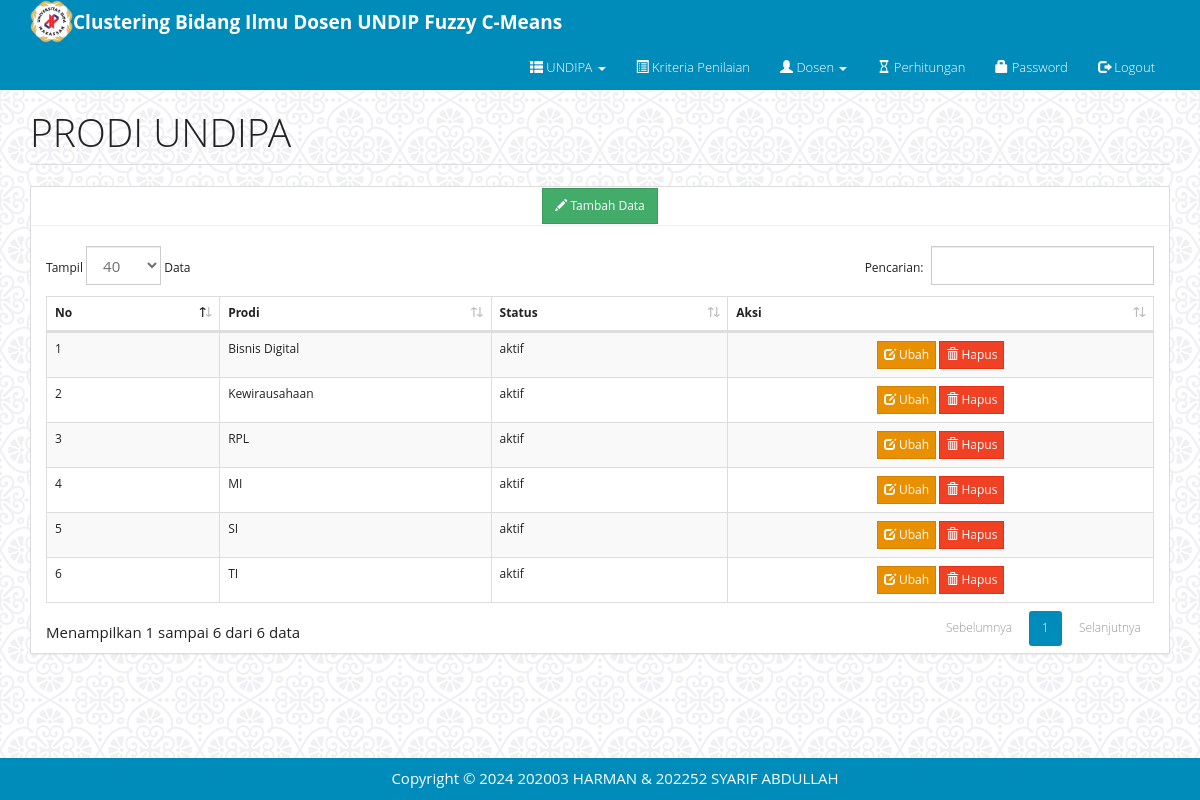
The page /?m=prodi (signed in) on the database its author committed.
### tables this page shows
CREATE TABLE IF NOT EXISTS `tb_prodi` (
  `prodi_id` int NOT NULL AUTO_INCREMENT,
  `nama_prodi` varchar(20) DEFAULT NULL,
  `status` enum('aktif','tidak aktif') DEFAULT NULL,
  PRIMARY KEY (`prodi_id`)
);

### functions.php (called while the page is built, shortened)
<?php
include 'config.php';
include'includes/ez_sql_core.php';
include'includes/ez_sql_mysqli.php';
$db = new ezSQL_mysqli($config['username'], $config['password'], $config['database_name'], $config['server']);
include'includes/general.php';
$mod = $_GET['m'];

### config.php (called while the page is built)
<?php
$config["server"]		='localhost';
$config["username"]		='root';
$config["password"]		='';
$config["database_name"]='cluster_dosen';
?>

### includes/ez_sql_core.php (called while the page is built, shortened)
<?php
	class ezSQLcore
	{
		var $timers           = array();
		function get_host_port( $host, $default = false )
		{
			$port = $default;
			return array( $host, $port );
		}
		function flush()
		{
			$this->last_result = array();
		}
		function get_results($query=null, $output = OBJECT)
		{
			if ( $query )
			{
				$this->query($query);
			}
			if ( $output == OBJECT )
			{
				return $this->last_result;
			}
		}
		function timer_get_cur()
		{
			list($usec, $sec) = explode(" ",microtime());
			return ((float)$usec + (float)$sec);
		}
		function timer_start($timer_name)
		{
			$this->timers[$timer_name] = $this->timer_get_cur();
		}
		function timer_elapsed($timer_name)
		{
			return round($this->timer_get_cur() - $this->timers[$timer_name],2);
		}
	}

### includes/general.php (called while the page is built, shortened)
<?php
function esc_field($str){
    if (!get_magic_quotes_gpc())
        return addslashes($str);
    else
        return $str;
}

### includes/ez_sql_mysqli.php (called while the page is built, shortened)
<?php
	$ezsql_mysqli_str = array
	(
		1 => 'Require $dbuser and $dbpassword to connect to a database server',
		2 => 'Error establishing mySQLi database connection. Correct user/password? Correct hostname? Database server running?',
		3 => 'Require $dbname to select a database',
		4 => 'mySQLi database connection is not active',
		5 => 'Unexpected error while trying to select database'
	);
	class ezSQL_mysqli extends ezSQLcore
	{
		function connect($dbuser='', $dbpassword='', $dbhost='localhost', $dbport=false)
		{
			global $ezsql_mysqli_str; $return_val = false;
			if ( ! $dbuser )
			{
				$this->register_error($ezsql_mysqli_str[1].' in '.__FILE__.' on line '.__LINE__);
				$this->show_errors ? trigger_error($ezsql_mysqli_str[1],E_USER_WARNING) : null;
			}
			else
			{
				$this->dbh = new mysqli($dbhost,$dbuser,$dbpassword, '', $dbport);
				if( $this->dbh->connect_errno )
				{
					$this->register_error($ezsql_mysqli_str[2].' in '.__FILE__.' on line '.__LINE__);
					$this->show_errors ? trigger_error($ezsql_mysqli_str[2],E_USER_WARNING) : null;
				}
				else
				{
					$return_val = true;
				}
			}
			return $return_val;
		}
		function query($query)
		{
			$return_val = 0;
			$query = trim($query);
			$this->result = @$this->dbh->query($query);
			if ( preg_match("/^(insert|delete|update|replace|truncate|drop|create|alter|begin|commit|rollback|set|lock|unlock|call)/i",$query) )
			{
				$is_insert = true;
				$this->rows_affected = @$this->dbh->affected_rows;
				if ( preg_match("/^(insert|replace)\s+/i",$query) )
				{
					$this->insert_id = @$this->dbh->insert_id;
				}
				$return_val = $this->rows_affected;
			}
			else
			{
				$is_insert = false;
				$i=0;
				$num_rows=0;
				while ( $row = @$this->result->fetch_object() )
				{
					$num_rows++;
				}
				$this->num_rows = $num_rows;
				$return_val = $this->num_rows;
			}
			return $return_val;
		}
	}

### prodi.php (the view)
<div class="page-header">
    <h1>PRODI UNDIPA</h1>
</div>
<div class="panel panel-default">
    <div class="panel text-center">
        <a class="btn btn-success btn-sm" href="?m=prodi_tambah"><span class="glyphicon glyphicon-pencil"></span> Tambah Data</a>
    </div>
    <div class="table-responsive">
        <table id="tabel1" class="table table-bordered table-hover table-striped dt-responsive nowrap" width="100%" cellspacing="0">
        <thead>
            <tr>
                <th>No</th>
                <th>Prodi</th>
                <th>Status</th>
                <th>Aksi</th>
            </tr>
        </thead>
        <?php
        $q = esc_field($_GET['q']);
        $rows = $db->get_results("SELECT * FROM tb_prodi WHERE nama_prodi LIKE '%$q%' ORDER BY prodi_id DESC");
        $no=0;
        foreach($rows as $row):?>
        <tr>
            <td><?= ++$no ?></td>
            <td><?=$row->nama_prodi ?></td>
            <td><?=$row->status ?></td>
            <td class="text-center">
                <a class="btn btn-xs btn-warning" href="?m=prodi_ubah&ID=<?=$row->prodi_id?>"><span class="glyphicon glyphicon-edit"></span> Ubah</a>
                <a class="btn btn-xs btn-danger notif-hapus" href="aksi.php?act=prodi_hapus&ID=<?=$row->prodi_id?>"><span class="glyphicon glyphicon-trash"></span> Hapus</a>
            </td>
        </tr>
        <?php endforeach;?>
        </table>
    </div>
</div>

### index.php (shortened to what this page needs)
<?php
  include'functions.php';
?>
<!DOCTYPE html>
<html lang="en">
  <head>
    <link href="assets/css/lia.css" rel="stylesheet"/>
    <link href="assets/css/general.css" rel="stylesheet"/>
    <link href="assets/plugins/datatables/dataTables.bootstrap.css" rel="stylesheet" type="text/css"/>
    <link href="assets/plugins/datatables/responsive.bootstrap.min.css" rel="stylesheet"/>
    <link rel="stylesheet" type="text/css" href="assets/css/sweet/sweetalert.css">
  </head>
  <body background="./assets/images/background.png">
    <nav class="navbar navbar-inverse navbar-static-top">
      <div class="container">
        <div class="navbar-header">
          <img src="./assets/images/LogoUndipa.png" width="43px" height="43px" alt="logo" class="pull-left"/>
          <a class="navbar-brand" href="index.php"><b>Clustering Bidang Ilmu Dosen UNDIP Fuzzy C-Means</b></a>
        </div>
        <div id="navbar" class="navbar-collapse collapse navbar-right">
          <ul class="nav navbar-nav">
            <?php if($_SESSION['login']):?>
            <li class="dropdown">
                <a href="#" class="dropdown-toggle" data-toggle="dropdown" role="button" aria-expanded="false"><span class="glyphicon glyphicon-th-list"></span> UNDIPA <span class="caret"></span></a>
            </li>
            <li>
              <a href="?m=kriteria">
                <span class="glyphicon glyphicon-list-alt"></span> Kriteria Penilaian
              </a>
            </li>
            <li class="dropdown">
                <a href="#" class="dropdown-toggle" data-toggle="dropdown" role="button" aria-expanded="false"><span class="glyphicon glyphicon-user"></span> Dosen <span class="caret"></span></a>
            </li>
            <li>
              <a href="?m=hitung">
                <span class="glyphicon glyphicon-hourglass"></span> Perhitungan
              </a>
            </li>
            <li>
              <a href="?m=password">
                <span class="glyphicon glyphicon-lock"></span> Password
              </a>
            </li>
            <li>
              <a class="notif-keluar" href="aksi.php?act=logout">
                <span class="glyphicon glyphicon-log-out"></span> Logout
              </a>
            </li>
            <?php endif?>
          </ul>
        </div>
    </nav>
    <div class="container">
    <?php
        if(file_exists($mod.'.php'))
            include $mod.'.php';
        else
            include 'home.php';
    ?>
    </div>
    <footer class="footer bg-primary">
      <div class="container">
        <div class="container">
          <center><p>Copyright &copy; <?=date('Y')?> 202003 HARMAN & 202252 SYARIF ABDULLAH</p></center>
        </div>
      </div>
    </footer>
</html>

### assets/css/general.css (style rules this page uses)
html { position: relative; min-height: 100%; }
body { margin-bottom: 70px; }
.footer { position: absolute; bottom: 0; width: 100%; height: 42px; }
.footer .container p { margin: 10px 0; }
.page-header { margin-top: 0; padding-bottom: 0; }
.page-header h1 { margin-top: 0; }

### rows shown on the page
tb_prodi: nama_prodi "Bisnis Digital", status "aktif"
tb_prodi: nama_prodi "Kewirausahaan", status "aktif"
tb_prodi: nama_prodi "RPL", status "aktif"
tb_prodi: nama_prodi "MI", status "aktif"
tb_prodi: nama_prodi "SI", status "aktif"
tb_prodi: nama_prodi "TI", status "aktif"
